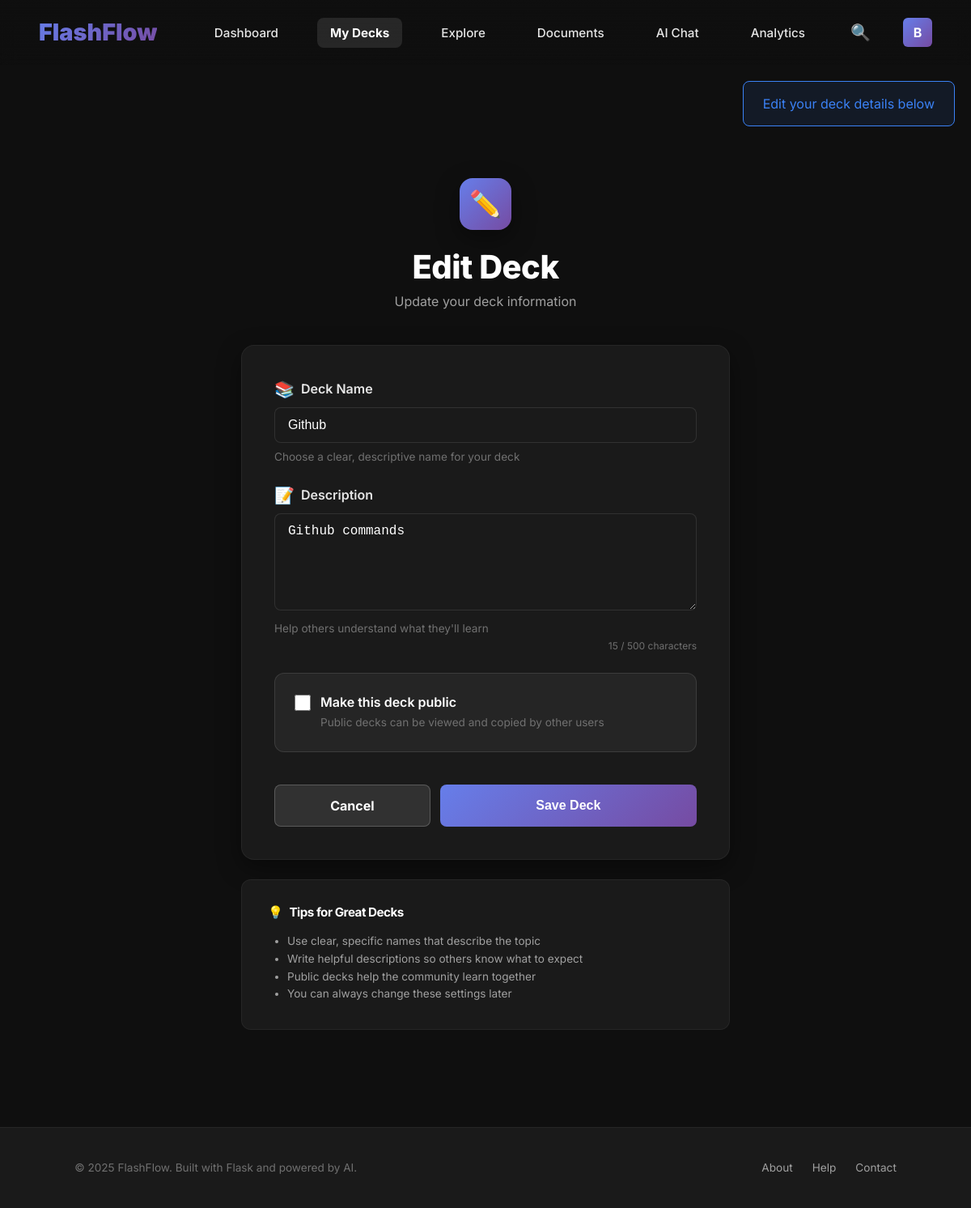
The page /decks/2/edit (signed in) on the database its author committed.
### app/models/user.py (models this page shows, shortened)
class User(UserMixin, BaseModel):
    __tablename__ = 'users'
    username = db.Column(db.String(80), unique=True, nullable=False)
    email = db.Column(db.String(120), unique=True, nullable=False)
    password_hash = db.Column(db.String(255), nullable=False)
    is_active = db.Column(db.Boolean, default=True, nullable=False)
    ai_enabled = db.Column(db.Boolean, default=True, nullable=False)  # Changed default to True
    ai_provider = db.Column(db.String(20), default='gemini', nullable=True)
    decks = db.relationship('Deck', backref='owner', lazy=True, cascade='all, delete-orphan')

### app/models/deck.py (models this page shows, shortened)
class Deck(BaseModel):
    __tablename__ = 'decks'
    name = db.Column(db.String(100), nullable=False)
    description = db.Column(db.Text)
    is_public = db.Column(db.Boolean, default=False, nullable=False)
    user_id = db.Column(db.Integer, db.ForeignKey('users.id'), nullable=False)
    flashcards = db.relationship('Flashcard', backref='deck', lazy=True, cascade='all, delete-orphan')
    mc_cards = db.relationship('MCCard', backref='deck', lazy=True, cascade='all, delete-orphan')  # NEW

### app/views/decks.py (the view)
@decks_bp.route('/<int:id>/edit', methods=['GET', 'POST'])
@login_required
def edit(id):
    deck = Deck.query.filter_by(id=id, user_id=current_user.id).first_or_404()
    form = DeckForm()
    if form.validate_on_submit():
        DeckService.update_deck(
            deck,
            name=form.name.data,
            description=form.description.data,
            is_public=form.is_public.data
        )
        flash(f'Deck "{deck.name}" updated successfully!', 'success')
        return redirect(url_for('decks.view', id=deck.id))
    elif request.method == 'GET':
        form.name.data = deck.name
        form.description.data = deck.description
        form.is_public.data = deck.is_public
    return render_template('decks/edit.html', title='Edit Deck', deck=deck, form=form)

### app/forms/deck_forms.py
class DeckForm(BaseForm):
    name = StringField(
        'Deck Name',
        validators=[
            DataRequired(message='Deck name is required'),
            Length(min=1, max=100, message='Deck name must be between 1 and 100 characters')
        ],
        render_kw={'placeholder': 'Enter deck name', 'class': 'form-control'}
    )
    description = TextAreaField(
        'Description',
        validators=[
            Optional(),
            Length(max=500, message='Description must be less than 500 characters')
        ],
        render_kw={
            'placeholder': 'Describe what this deck is about (optional)',
            'class': 'form-control',
            'rows': 3
        }
    )
    is_public = BooleanField(
        'Make this deck public',
        render_kw={'class': 'form-check-input'},
        description='Public decks can be viewed and copied by other users'
    )
    submit = SubmitField(
        'Save Deck',
        render_kw={'class': 'btn btn-primary'}
    )

### app/__init__.py (called while the page is built)
def create_app(config_name=None):
    if config_name is None:
        config_name = os.environ.get('FLASK_ENV', 'development')
    app = Flask(__name__)
    app.config.from_object(config[config_name])
    db.init_app(app)
    migrate.init_app(app)
    login_manager.init_app(app)
    csrf.init_app(app)
    @app.context_processor
    def inject_csrf_token():
        return dict(csrf_token=generate_csrf)
    csrf.exempt('chat.send_message')
    csrf.exempt('documents.delete')
    register_routes(app)
    register_template_helpers(app)
    @login_manager.user_loader
    def load_user(user_id):
        from app.models import User
        return User.query.get(int(user_id))
    with app.app_context():
        db.create_all()
    return app

### app/templates/decks/edit.html (shortened to what this page needs)
{% extends "base.html" %}
{% block content %}
<div style="padding-top: calc(var(--navbar-height) + var(--space-2xl)); padding-bottom: var(--space-2xl); min-height: 100vh;">
    <div class="container" style="max-width: 700px;">
        <div style="text-align: center; margin-bottom: var(--space-xl);">
            <div style="display: inline-flex; align-items: center; justify-content: center; width: 64px; height: 64px; background: var(--gradient-primary); border-radius: var(--radius-xl); margin-bottom: var(--space-md); box-shadow: var(--shadow-lg);">
                <span style="font-size: 32px;">✏️</span>
            </div>
            <h1 style="font-size: var(--font-size-3xl); font-weight: var(--font-weight-extrabold); margin-bottom: 8px;">Edit Deck</h1>
            <p style="color: var(--color-text-tertiary); font-size: var(--font-size-md);">Update your deck information</p>
        </div>
        <div style="background: var(--color-bg-secondary); border: 1px solid var(--color-border-light); border-radius: var(--radius-xl); padding: var(--space-xl); box-shadow: var(--shadow-lg);">
            <form method="POST">
                <div class="form-group">
                    <label for="{{ form.name.id }}" class="form-label" style="display: flex; align-items: center; gap: 8px;">
                        <span style="font-size: 20px;">📚</span>
                        {{ form.name.label.text }}
                    </label>
                    {{ form.name(class="form-input" + (" error" if form.name.errors else ""), placeholder="e.g., Spanish Vocabulary", style="font-size: var(--font-size-md);") }}
                    <div class="form-help">Choose a clear, descriptive name for your deck</div>
                </div>
                <div class="form-group">
                    <label for="{{ form.description.id }}" class="form-label" style="display: flex; align-items: center; gap: 8px;">
                        <span style="font-size: 20px;">📝</span>
                        {{ form.description.label.text }}
                    </label>
                    {{ form.description(class="form-textarea" + (" error" if form.description.errors else ""), placeholder="Describe what this deck covers...", rows=4, style="font-size: var(--font-size-md);") }}
                    <div class="form-help">Help others understand what they'll learn</div>
                </div>
                <div class="form-group">
                    <div style="background: var(--overlay-light); border: 1px solid var(--color-border-medium); border-radius: var(--radius-lg); padding: var(--space-md);">
                        <label style="display: flex; align-items: flex-start; gap: 12px; cursor: pointer; user-select: none;">
                            {{ form.is_public(style="width: 20px; height: 20px; cursor: pointer; margin-top: 2px;") }}
                            <div style="flex: 1;">
                                <div style="font-weight: var(--font-weight-semibold); color: var(--color-text-primary); margin-bottom: 4px;">
                                    {{ form.is_public.label.text }}
                                </div>
                                <div style="font-size: var(--font-size-sm); color: var(--color-text-muted); line-height: var(--line-height-relaxed);">
                                    {{ form.is_public.description }}
                                </div>
                            </div>
                        </label>
                    </div>
                </div>
                <div style="display: flex; gap: 12px; margin-top: var(--space-xl);">
                    <a href="{{ url_for('decks.view', id=deck.id) }}" class="btn btn-secondary" style="flex: 1;">
                        Cancel
                    </a>
                    {{ form.submit(class="btn btn-primary", style="flex: 2;") }}
                </div>
            </form>
        </div>
        <div style="background: var(--color-bg-secondary); border: 1px solid var(--color-border-light); border-radius: var(--radius-lg); padding: var(--space-lg); margin-top: var(--space-md);">
            <h6 style="font-weight: var(--font-weight-bold); margin-bottom: var(--space-sm); display: flex; align-items: center; gap: 8px;">
                <span>💡</span> Tips for Great Decks
            </h6>
            <ul style="margin: 0; padding-left: 24px; color: var(--color-text-tertiary); font-size: var(--font-size-sm); line-height: var(--line-height-relaxed);">
                <li>Use clear, specific names that describe the topic</li>
                <li>Write helpful descriptions so others know what to expect</li>
                <li>Public decks help the community learn together</li>
                <li>You can always change these settings later</li>
            </ul>
        </div>
    </div>
</div>
{% endblock %}

### app/templates/base.html (shortened to what this page needs)
<!DOCTYPE html>
<html lang="en">
<head>
    <link href="https://cdn.jsdelivr.net/npm/bootstrap@5.3.0/dist/css/bootstrap-grid.min.css" rel="stylesheet">
    <link rel="stylesheet" href="https://cdn.jsdelivr.net/npm/bootstrap-icons@1.10.0/font/bootstrap-icons.css">
    <link rel="stylesheet" href="{{ url_for('static', filename='css/base.css') }}">
    <link rel="stylesheet" href="{{ url_for('static', filename='css/components.css') }}">
    <link rel="stylesheet" href="{{ url_for('static', filename='css/layouts.css') }}">
    <link rel="stylesheet" href="{{ url_for('static', filename='css/utilities.css') }}">
</head>
<body>
    <nav class="navbar">
        <div class="logo">
            <a href="{{ url_for('main.index') }}" style="text-decoration: none; color: inherit;">
                FlashFlow
            </a>
        </div>
        <div class="nav-links" id="navLinks">
            {% if current_user.is_authenticated %}
                <a href="{{ url_for('main.dashboard') }}"
                   class="nav-link {% if request.endpoint == 'main.dashboard' %}active{% endif %}">
                    Dashboard
                </a>
                <a href="{{ url_for('decks.index') }}"
                   class="nav-link {% if request.endpoint and 'decks' in request.endpoint %}active{% endif %}">
                    My Decks
                </a>
                <a href="{{ url_for('decks.public') }}"
                   class="nav-link {% if request.endpoint == 'decks.public' %}active{% endif %}">
                    Explore
                </a>
                <a href="{{ url_for('documents.library') }}"
                   class="nav-link {% if request.endpoint and 'documents' in request.endpoint %}active{% endif %}"
                   title="My Documents">
                    Documents
                </a>
                <a href="{{ url_for('chat.index') }}"
                   class="nav-link {% if request.endpoint and 'chat' in request.endpoint %}active{% endif %}"
                   title="AI Chat">
                    AI Chat
                </a>
                <a href="{{ url_for('mc_metrics.dashboard') }}"
                   class="nav-link {% if request.endpoint and 'mc_metrics' in request.endpoint %}active{% endif %}"
                   title="Metrics">
                    Analytics
                </a>
                <div class="search-container">
                    <span class="search-icon" title="Search decks">🔍</span>
                </div>
                <a href="{{ url_for('auth.profile') }}" class="profile-icon" title="{{ current_user.username }}">
                    {{ current_user.username[0].upper() }}
                </a>
            {% endif %}
        </div>
    </nav>
    <main class="main-content">
        {% block content %}{% endblock %}
    </main>
    <footer class="footer">
        <div class="container">
            <div class="footer-content">
                <div class="footer-text">
                    &copy; 2025 FlashFlow. Built with Flask and powered by AI.
                </div>
                <div class="footer-links">
                    <a href="{{ url_for('main.about') }}" class="footer-link">About</a>
                    <a href="{{ url_for('main.help') }}" class="footer-link">Help</a>
                    <a href="#" class="footer-link">Contact</a>
                </div>
            </div>
        </div>
    </footer>
</body>
</html>

### app/static/css/base.css (style rules this page uses)
* { margin: 0; padding: 0; box-sizing: border-box; }
:root { --color-bg-primary: #0f0f0f; --color-bg-secondary: #1a1a1a; --color-bg-tertiary: #1a1a2e; --color-bg-overlay: rgba(15, 15, 15, 0.95); --color-text-primary: #ffffff; --color-text-secondary: #e5e5e5; --color-text-tertiary: #a0a0a0; --color-text-muted: #707070; --gradient-primary: linear-gradient(135deg, #667eea 0%, #764ba2 100%); --gradient-primary-hover: linear-gradient(135deg, #7c8ef0 0%, #8a5bb0 100%); --color-primary: #667eea; --color-primary-hover: #764ba2; --color-primary-light: #a5b4fc; --gradient-orange: linear-gradient(135deg, #f093fb 0%, #f5576c 100%); --gradient-green: linear-gradient(135deg, #4facfe 0%, #00f2fe 100%); --gradient-purple: linear-gradient(135deg, #a8edea 0%, #fed6e3 100%); --gradient-pink: linear-gradient(135deg, #fccb90 0%, #d57eeb 100%); --gradient-hero: linear-gradient(180deg, #1a1a2e 0%, #0f0f0f 100%); --color-success: #34c759; --color-warning: #eab308; --color-danger: #ef4444; --color-info: #3b82f6; --color-border-light: rgba(255, 255, 255, 0.05); --color-border-medium: rgba(255, 255, 255, 0.1); --color-border-strong: rgba(255, 255, 255, 0.2); --color-border-primary: rgba(102, 126, 234, 0.3); --overlay-light: rgba(255, 255, 255, 0.05); --overlay-medium: rgba(255, 255, 255, 0.1); --overlay-strong: rgba(255, 255, 255, 0.15); --overlay-dark: rgba(0, 0, 0, 0.3); --overlay-darker: rgba(0, 0, 0, 0.7); --space-xs: 8px; --space-sm: 16px; --space-md: 24px; --space-lg: 32px; --space-xl: 40px; --space-2xl: 60px; --font-size-xs: 0.75rem; --font-size-sm: 0.85rem; --font-size-base: 0.95rem; --font-size-md: 1rem; --font-size-lg: 1.25rem; --font-size-xl: 1.75rem; --font-size-2xl: 2rem; --font-size-3xl: 2.5rem; --font-size-4xl: 4rem; --font-weight-normal: 400; --font-weight-medium: 500; --font-weight-semibold: 600; --font-weight-bold: 700; --font-weight-extrabold: 800; --font-weight-black: 900; --line-height-tight: 1.1; --line-height-normal: 1.4; --line-height-relaxed: 1.6; --radius-sm: 6px; --radius-md: 8px; --radius-lg: 12px; --radius-xl: 16px; --radius-2xl: 20px; --radius-full: 50%; --card-width-sm: 280px; --card-width-md: 320px; --card-width-lg: 600px; --card-image-height: 180px; --navbar-height: 80px; --hero-height: 80vh; --transition-fast: 0.2s ease; --transition-base: 0.3s ease; --transition-slow: 0.6s ease; --shadow-sm: 0 1px 3px rgba(0, 0, 0, 0.2); --shadow-md: 0 4px 12px rgba(0, 0, 0, 0.3); --shadow-lg: 0 10px 30px rgba(0, 0, 0, 0.4); --shadow-xl: 0 20px 40px rgba(0, 0, 0, 0.5); --shadow-primary: 0 10px 30px rgba(102, 126, 234, 0.4); --z-base: 1; --z-dropdown: 10; --z-sticky: 100; --z-fixed: 1000; --z-modal: 10000; }
html { font-size: 16px; -webkit-font-smoothing: antialiased; -moz-osx-font-smoothing: grayscale; }
body { font-family: 'Inter', -apple-system, BlinkMacSystemFont, 'Segoe UI', 'Roboto', 'Helvetica Neue', sans-serif; background: var(--color-bg-primary); color: var(--color-text-primary); overflow-x: hidden; line-height: var(--line-height-normal); }
h1, h2, h3, h4, h5, h6 { font-weight: var(--font-weight-bold); line-height: var(--line-height-tight); letter-spacing: -0.5px; }
h1 { font-size: var(--font-size-4xl); }
h6 { font-size: var(--font-size-base); }
p { margin-bottom: var(--space-sm); line-height: var(--line-height-relaxed); }
a { color: inherit; text-decoration: none; transition: var(--transition-base); }
.container { width: 100%; max-width: 1400px; margin: 0 auto; padding: 0 4%; }
.main-content { min-height: calc(100vh - var(--navbar-height) - 200px); padding-top: var(--navbar-height); }

### rows shown on the page
User: username "B"
Deck: name "Github", description "Github commands"
